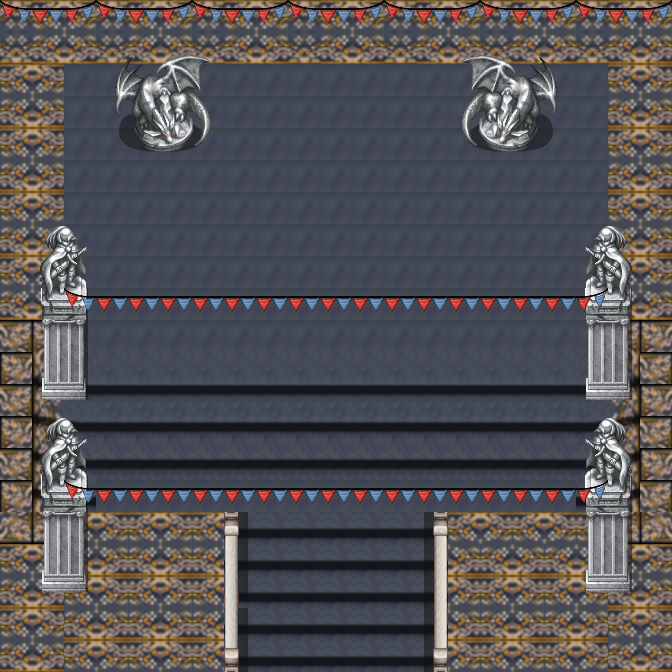

A 2D game scene composited from a Tiled map and its tileset images. What follows is a short description and the map's XML, with each tile layer's data collapsed to a summary:
An orthogonal 21x21 tile map with 32x32 px tiles, 3 tile layers (GROUND, OBJECTS, SKY / PASSABLE), 4 tilesets and 6 objects (3x door, Donald, Samantha, spawn).

<map version="1.4" tiledversion="1.4.2" orientation="orthogonal" renderorder="right-down" width="21" height="21" tilewidth="32" tileheight="32" infinite="0" nextlayerid="5" nextobjectid="7">
 <editorsettings>
  <export target="4.json" format="json" />
 </editorsettings>
 <tileset firstgid="1" source="castle.tsx" />
 <tileset firstgid="442" source="Pandamaru Enclosure 2.tsx" />
 <tileset firstgid="484" source="Emerald (Tommy).tsx" />
 <tileset firstgid="6280" name="Pandamaru Magic Tent" tilewidth="32" tileheight="32" tilecount="30" columns="6">
  <image source="../overworld/Image/Pandamaru Magic Tent.png" width="202" height="171" />
 </tileset>
 <layer id="2" name="GROUND" width="21" height="21">
  <data>[441 cells, 227 non-empty, 194 distinct tile ids]</data>
 </layer>
 <layer id="1" name="OBJECTS" width="21" height="21">
  <data>[441 cells, 214 non-empty, 214 distinct tile ids]</data>
 </layer>
 <layer id="3" name="SKY / PASSABLE" width="21" height="21">
  <data>[441 cells, 30 non-empty, 1 distinct tile ids]</data>
 </layer>
 <objectgroup id="4" name="objects">
  <object id="1" name="Donald" x="240" y="208">
   <point />
  </object>
  <object id="2" name="Samantha" x="432" y="208">
   <point />
  </object>
  <object id="3" name="door" gid="885" x="288" y="688" width="32" height="32" />
  <object id="4" name="door" gid="885" x="320" y="688" width="32" height="32" />
  <object id="5" name="door" gid="885" x="352" y="688" width="32" height="32" />
  <object id="6" name="spawn" x="336" y="624">
   <point />
  </object>
 </objectgroup>
</map>
